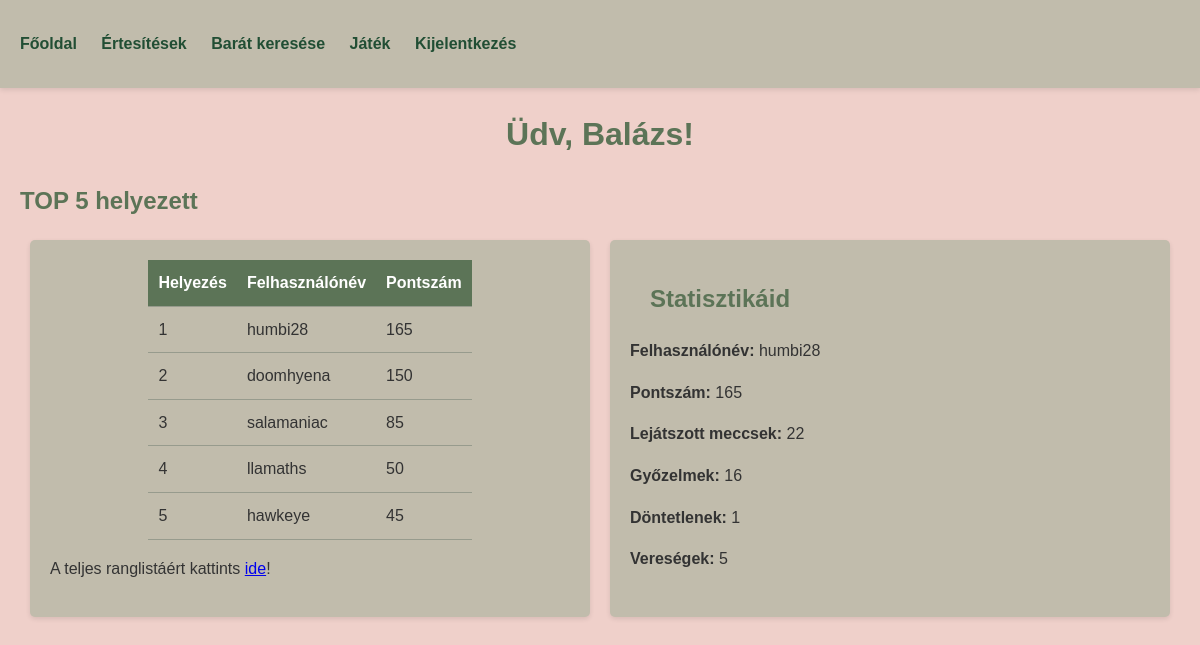
Page /index.php (signed in) on the committed database.
### tables this page shows
CREATE TABLE `users` (
  `id` int(255) NOT NULL,
  `lastname` varchar(255) NOT NULL,
  `firstname` varchar(255) NOT NULL,
  `username` varchar(255) NOT NULL,
  `password` varchar(255) NOT NULL
);

CREATE TABLE `game` (
  `id` int(11) NOT NULL,
  `username` varchar(255) NOT NULL,
  `score` int(11) DEFAULT 0,
  `games_played` int(11) DEFAULT 0,
  `wins` int(11) DEFAULT 0,
  `draws` int(11) DEFAULT 0,
  `losses` int(11) DEFAULT 0
);

### index.php (the view, shortened to what this page needs)
<?php
    require "cfg.php";
    $userid = $_COOKIE['id'];
    $user_query = "SELECT username FROM users WHERE id = '$userid'";
    $user_result = $conn->query($user_query);
    if ($user_result->num_rows > 0) {
        $user_row = $user_result->fetch_assoc();
        $username = $user_row['username'];
    } else {
        die("Hiba: Felhasználó nem található.");
    }
    $stats_query = "SELECT score, games_played AS total_games, wins, draws, losses FROM game WHERE username = '$username'";
    $stats_result = $conn->query($stats_query);
    if ($stats_result->num_rows > 0) {
        $stats = $stats_result->fetch_assoc();
        $score = $stats['score'];
        $total_games = $stats['total_games'];
        $wins = $stats['wins'];
        $draws = $stats['draws'];
        $losses = $stats['losses'];
    } else {
        $score = 0;
        $total_games = 0;
        $wins = 0;
        $draws = 0;
        $losses = 0;
    }
?>
<!DOCTYPE html>
<html>
    <head>
        <link rel='stylesheet' href='assets/css/styles.css'>
    </head>
    <body>
        <nav>
            <ul>
                <li><a href="index.php">Főoldal</a></li>
                <li><a href="notify.php">Értesítések</a></li>
                <li><a href="search.php">Barát keresése</a></li>
                <li><a href="game.php">Játék</a></li>
                <li><a href="logout.php">Kijelentkezés</a></li>
            </ul>
        </nav>
        <?php
            $user_query = "SELECT * FROM users WHERE id = '$userid'";
            $user_result = $conn->query($user_query);
            $user = $user_result->fetch_assoc();
            echo "<h1>Üdv, $user[firstname]!</h1>";
        ?>
        <h2>TOP 5 helyezett</h2>
        <div class="stats-container">
            <div class="ranking">
                <table>
                    <tr>
                        <th>Helyezés</th>
                        <th>Felhasználónév</th>
                        <th>Pontszám</th>
                    </tr>
                    <?php
                    $ranking_query = "SELECT username, score FROM game ORDER BY score DESC LIMIT 5";
                    $ranking_result = $conn->query($ranking_query);
                    if ($ranking_result->num_rows > 0) {
                        $rank = 1;
                        while ($row = $ranking_result->fetch_assoc()) {
                            echo "<tr>
                                    <td>{$rank}</td>
                                    <td>{$row['username']}</td>
                                    <td>{$row['score']}</td>
                                </tr>";
                            $rank++;
                        }
                    } else {
                        echo "<tr><td colspan='3'>Nincs elérhető adat.</td></tr>";
                    }
                    ?>
                </table>
                <p>A teljes ranglistáért kattints <a href="rankinglist.php">ide</a>!</p>
            </div>
            <div class="stats">
                <h2>Statisztikáid</h2>
                <p><strong>Felhasználónév:</strong> <?php echo htmlspecialchars($username); ?></p>
                <p><strong>Pontszám:</strong> <?php echo $score; ?></p>
                <p><strong>Lejátszott meccsek:</strong> <?php echo $total_games; ?></p>
                <p><strong>Győzelmek:</strong> <?php echo $wins; ?></p>
                <p><strong>Döntetlenek:</strong> <?php echo $draws; ?></p>
                <p><strong>Vereségek:</strong> <?php echo $losses; ?></p>
            </div>
        </div>
    </body>
</html>

### assets/css/styles.css (style rules this page uses)
body { overflow-y: auto; font-family: 'Arial', sans-serif; background-color: #EFD0CA; color: #333; margin: 0; padding: 0; line-height: 1.6; }
nav { background-color: #C1BCAC; padding: 15px 20px; box-shadow: 0 2px 5px rgba(0, 0, 0, 0.1); }
nav ul { list-style-type: none; padding: 0; }
nav ul li { display: inline; margin-right: 20px; }
nav ul li a { text-decoration: none; color: #214E34; font-weight: bold; transition: color 0.3s; }
.stats-container { display: flex; justify-content: space-between; margin: 20px; }
.stats, .ranking { background-color: #C1BCAC; padding: 20px; border-radius: 5px; box-shadow: 0 2px 5px rgba(0, 0, 0, 0.1); flex: 1; margin: 0 10px; }
h1 { color: #5C7457; text-align: center; }
h2 { color: #5C7457; position: relative; left: 20px; }
table { width: 50%; border-collapse: collapse; margin: auto; }
th, td { padding: 10px; text-align: left; border-bottom: 1px solid #979B8D; }
th { background-color: #5C7457; color: white; }

### rows in the picture
users: firstname "Balázs", username "humbi28"
game: username "humbi28", score "165", games_played "22", wins "16", draws "1", losses "5"
game: username "doomhyena", score "150"
game: username "salamaniac", score "85"
game: username "llamaths", score "50"
game: username "hawkeye", score "45"
